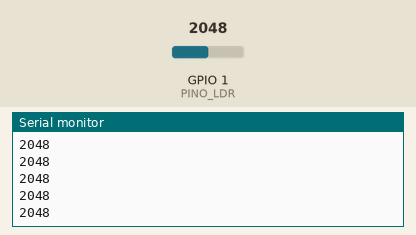
Simulated run of this program. Board: ESP32-S2. Parts: the last lines printed to the serial monitor. The test bench sets the inputs (shaded band); at power-on: GPIO 1 (PINO_LDR) = 2048.

Above: at 1.2 s.
1.3 s: GPIO 1 (PINO_LDR) set to 2866
At 1.9 s:
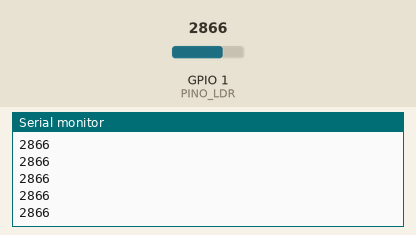
2.8 s: GPIO 1 (PINO_LDR) set to 3603
At 3.7 s:
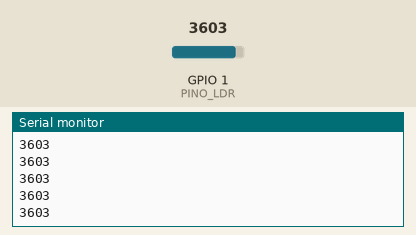
Timing chart, 0 to 5.8 s (numbered marks = the images above; inputs shaded):
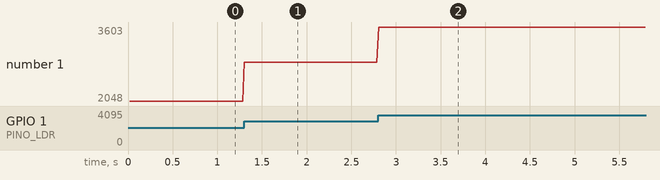

Measured:
- after the input at 1.3 s, the serial monitor: prints a new line at once (image 1)
- after the input at 2.8 s, the serial monitor: prints a new line at once (image 2)
- plotted number 1: 2048 → 2866 after the input at 1.3 s, 2866 → 3603 after the input at 2.8 s

The program:

main.cpp
```cpp
#include <Arduino.h>

const int PINO_LDR = 1;
const int INTERVALO_MS = 20; // 50 Hz (1000 ms / 50 amostras = 20 ms)
unsigned long tempoAnterior = 0;

void setup() {
  // O Edge Impulse geralmente trabalha bem com 115200 de baud rate
  Serial.begin(115200);

  // Aguarda a porta serial estabilizar
  while (!Serial);
}

void loop() {
  unsigned long tempoAtual = millis();

  // Verifica se já se passaram 20 milissegundos desde a última leitura
  if (tempoAtual - tempoAnterior >= INTERVALO_MS) {
    tempoAnterior = tempoAtual;

    int valorLDR = analogRead(PINO_LDR);

    // O Data Forwarder espera apenas o valor seguido de uma quebra de linha
    Serial.println(valorLDR);
  }
}
```
